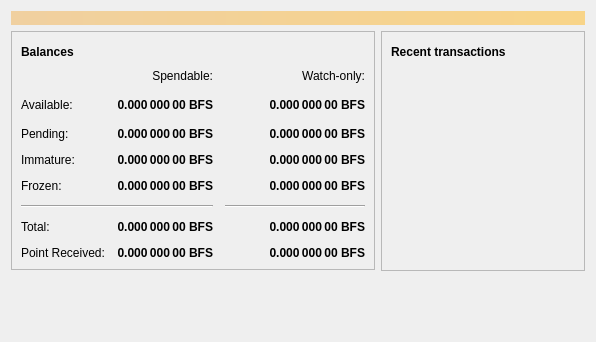
<?xml version="1.0" encoding="UTF-8"?>
<ui version="4.0">
 <class>OverviewPage</class>
 <widget class="QWidget" name="OverviewPage">
  <property name="geometry">
   <rect>
    <x>0</x>
    <y>0</y>
    <width>596</width>
    <height>342</height>
   </rect>
  </property>
  <property name="windowTitle">
   <string>Form</string>
  </property>
  <layout class="QVBoxLayout" name="topLayout">
   <item>
    <widget class="QLabel" name="labelAlerts">
     <property name="visible">
      <bool>false</bool>
     </property>
     <property name="styleSheet">
      <string notr="true">QLabel { background-color: qlineargradient(x1: 0, y1: 0, x2: 1, y2: 0, stop:0 #F0D0A0, stop:1 #F8D488); color:#000000; }</string>
     </property>
     <property name="wordWrap">
      <bool>true</bool>
     </property>
     <property name="margin">
      <number>3</number>
     </property>
     <property name="textInteractionFlags">
      <set>Qt::TextSelectableByMouse</set>
     </property>
    </widget>
   </item>
   <item>
    <layout class="QHBoxLayout" name="horizontalLayout" stretch="1,1">
     <item>
      <layout class="QVBoxLayout" name="verticalLayout_2">
       <item>
        <widget class="QFrame" name="frame">
         <property name="frameShape">
          <enum>QFrame::StyledPanel</enum>
         </property>
         <property name="frameShadow">
          <enum>QFrame::Raised</enum>
         </property>
         <layout class="QVBoxLayout" name="verticalLayout_4">
          <item>
           <layout class="QHBoxLayout" name="horizontalLayout_4">
            <item>
             <widget class="QLabel" name="label_5">
              <property name="font">
               <font>
                <weight>75</weight>
                <bold>true</bold>
               </font>
              </property>
              <property name="text">
               <string>Balances</string>
              </property>
             </widget>
            </item>
            <item>
             <widget class="QPushButton" name="labelWalletStatus">
              <property name="enabled">
               <bool>true</bool>
              </property>
              <property name="maximumSize">
               <size>
                <width>30</width>
                <height>16777215</height>
               </size>
              </property>
              <property name="toolTip">
               <string>The displayed information may be out of date. Your wallet automatically synchronizes with the BFScoin network after a connection is established, but this process has not completed yet.</string>
              </property>
              <property name="text">
               <string/>
              </property>
              <property name="icon">
               <iconset resource="../bitcoin.qrc">
                <normaloff>:/icons/warning</normaloff>
                <disabledoff>:/icons/warning</disabledoff>:/icons/warning</iconset>
              </property>
              <property name="iconSize">
               <size>
                <width>24</width>
                <height>24</height>
               </size>
              </property>
              <property name="flat">
               <bool>true</bool>
              </property>
             </widget>
            </item>
            <item>
             <spacer name="horizontalSpacer_3">
              <property name="orientation">
               <enum>Qt::Horizontal</enum>
              </property>
              <property name="sizeHint" stdset="0">
               <size>
                <width>40</width>
                <height>20</height>
               </size>
              </property>
             </spacer>
            </item>
           </layout>
          </item>
          <item>
           <layout class="QGridLayout" name="gridLayout">
            <property name="spacing">
             <number>12</number>
            </property>
            <item row="2" column="2">
             <widget class="QLabel" name="labelWatchPending">
              <property name="font">
               <font>
                <weight>75</weight>
                <bold>true</bold>
               </font>
              </property>
              <property name="cursor">
               <cursorShape>IBeamCursor</cursorShape>
              </property>
              <property name="toolTip">
               <string>Unconfirmed transactions to watch-only addresses</string>
              </property>
              <property name="text">
               <string notr="true">0.000 000 00 BFS</string>
              </property>
              <property name="alignment">
               <set>Qt::AlignRight|Qt::AlignTrailing|Qt::AlignVCenter</set>
              </property>
              <property name="textInteractionFlags">
               <set>Qt::LinksAccessibleByMouse|Qt::TextSelectableByKeyboard|Qt::TextSelectableByMouse</set>
              </property>
             </widget>
            </item>
            <item row="2" column="1">
             <widget class="QLabel" name="labelUnconfirmed">
              <property name="font">
               <font>
                <weight>75</weight>
                <bold>true</bold>
               </font>
              </property>
              <property name="cursor">
               <cursorShape>IBeamCursor</cursorShape>
              </property>
              <property name="toolTip">
               <string>Total of transactions that have yet to be confirmed, and do not yet count toward the spendable balance</string>
              </property>
              <property name="text">
               <string notr="true">0.000 000 00 BFS</string>
              </property>
              <property name="alignment">
               <set>Qt::AlignRight|Qt::AlignTrailing|Qt::AlignVCenter</set>
              </property>
              <property name="textInteractionFlags">
               <set>Qt::LinksAccessibleByMouse|Qt::TextSelectableByKeyboard|Qt::TextSelectableByMouse</set>
              </property>
             </widget>
            </item>
            <item row="3" column="2">
             <widget class="QLabel" name="labelWatchImmature">
              <property name="font">
               <font>
                <weight>75</weight>
                <bold>true</bold>
               </font>
              </property>
              <property name="cursor">
               <cursorShape>IBeamCursor</cursorShape>
              </property>
              <property name="toolTip">
               <string>Mined balance in watch-only addresses that has not yet matured</string>
              </property>
              <property name="text">
               <string notr="true">0.000 000 00 BFS</string>
              </property>
              <property name="alignment">
               <set>Qt::AlignRight|Qt::AlignTrailing|Qt::AlignVCenter</set>
              </property>
              <property name="textInteractionFlags">
               <set>Qt::LinksAccessibleByMouse|Qt::TextSelectableByKeyboard|Qt::TextSelectableByMouse</set>
              </property>
             </widget>
            </item>
            <item row="5" column="0" colspan="2">
             <widget class="Line" name="line">
              <property name="orientation">
               <enum>Qt::Horizontal</enum>
              </property>
             </widget>
            </item>
            <item row="5" column="2">
             <widget class="Line" name="lineWatchBalance">
              <property name="sizePolicy">
               <sizepolicy hsizetype="Preferred" vsizetype="Fixed">
                <horstretch>0</horstretch>
                <verstretch>0</verstretch>
               </sizepolicy>
              </property>
              <property name="minimumSize">
               <size>
                <width>140</width>
                <height>0</height>
               </size>
              </property>
              <property name="orientation">
               <enum>Qt::Horizontal</enum>
              </property>
             </widget>
            </item>
            <item row="6" column="0">
             <widget class="QLabel" name="labelTotalText">
              <property name="text">
               <string>Total:</string>
              </property>
             </widget>
            </item>
            <item row="3" column="1">
             <widget class="QLabel" name="labelImmature">
              <property name="font">
               <font>
                <weight>75</weight>
                <bold>true</bold>
               </font>
              </property>
              <property name="cursor">
               <cursorShape>IBeamCursor</cursorShape>
              </property>
              <property name="toolTip">
               <string>Mined balance that has not yet matured</string>
              </property>
              <property name="text">
               <string notr="true">0.000 000 00 BFS</string>
              </property>
              <property name="alignment">
               <set>Qt::AlignRight|Qt::AlignTrailing|Qt::AlignVCenter</set>
              </property>
              <property name="textInteractionFlags">
               <set>Qt::LinksAccessibleByMouse|Qt::TextSelectableByKeyboard|Qt::TextSelectableByMouse</set>
              </property>
             </widget>
            </item>
            <item row="1" column="3">
             <spacer name="horizontalSpacer_2">
              <property name="orientation">
               <enum>Qt::Horizontal</enum>
              </property>
              <property name="sizeHint" stdset="0">
               <size>
                <width>40</width>
                <height>20</height>
               </size>
              </property>
             </spacer>
            </item>
            <item row="3" column="0">
             <widget class="QLabel" name="labelImmatureText">
              <property name="text">
               <string>Immature:</string>
              </property>
             </widget>
            </item>
            <item row="6" column="1">
             <widget class="QLabel" name="labelTotal">
              <property name="font">
               <font>
                <weight>75</weight>
                <bold>true</bold>
               </font>
              </property>
              <property name="cursor">
               <cursorShape>IBeamCursor</cursorShape>
              </property>
              <property name="toolTip">
               <string>Your current total balance</string>
              </property>
              <property name="text">
               <string notr="true">0.000 000 00 BFS</string>
              </property>
              <property name="alignment">
               <set>Qt::AlignRight|Qt::AlignTrailing|Qt::AlignVCenter</set>
              </property>
              <property name="textInteractionFlags">
               <set>Qt::LinksAccessibleByMouse|Qt::TextSelectableByKeyboard|Qt::TextSelectableByMouse</set>
              </property>
             </widget>
            </item>
            <item row="6" column="2">
             <widget class="QLabel" name="labelWatchTotal">
              <property name="font">
               <font>
                <weight>75</weight>
                <bold>true</bold>
               </font>
              </property>
              <property name="cursor">
               <cursorShape>IBeamCursor</cursorShape>
              </property>
              <property name="toolTip">
               <string>Current total balance in watch-only addresses</string>
              </property>
              <property name="text">
               <string notr="true">0.000 000 00 BFS</string>
              </property>
              <property name="alignment">
               <set>Qt::AlignRight|Qt::AlignTrailing|Qt::AlignVCenter</set>
              </property>
              <property name="textInteractionFlags">
               <set>Qt::LinksAccessibleByMouse|Qt::TextSelectableByKeyboard|Qt::TextSelectableByMouse</set>
              </property>
             </widget>
            </item>
            <item row="0" column="2">
             <widget class="QLabel" name="labelWatchonly">
              <property name="text">
               <string>Watch-only:</string>
              </property>
              <property name="alignment">
               <set>Qt::AlignRight|Qt::AlignTrailing|Qt::AlignVCenter</set>
              </property>
             </widget>
            </item>
            <item row="1" column="0">
             <widget class="QLabel" name="labelBalanceText">
              <property name="text">
               <string>Available:</string>
              </property>
             </widget>
            </item>
            <item row="1" column="1">
             <widget class="QLabel" name="labelBalance">
              <property name="font">
               <font>
                <weight>75</weight>
                <bold>true</bold>
               </font>
              </property>
              <property name="cursor">
               <cursorShape>IBeamCursor</cursorShape>
              </property>
              <property name="toolTip">
               <string>Your current spendable balance</string>
              </property>
              <property name="text">
               <string notr="true">0.000 000 00 BFS</string>
              </property>
              <property name="alignment">
               <set>Qt::AlignRight|Qt::AlignTrailing|Qt::AlignVCenter</set>
              </property>
              <property name="textInteractionFlags">
               <set>Qt::LinksAccessibleByMouse|Qt::TextSelectableByKeyboard|Qt::TextSelectableByMouse</set>
              </property>
             </widget>
            </item>
            <item row="1" column="2">
             <widget class="QLabel" name="labelWatchAvailable">
              <property name="font">
               <font>
                <weight>75</weight>
                <bold>true</bold>
               </font>
              </property>
              <property name="cursor">
               <cursorShape>IBeamCursor</cursorShape>
              </property>
              <property name="toolTip">
               <string>Your current balance in watch-only addresses</string>
              </property>
              <property name="text">
               <string notr="true">0.000 000 00 BFS</string>
              </property>
              <property name="alignment">
               <set>Qt::AlignRight|Qt::AlignTrailing|Qt::AlignVCenter</set>
              </property>
              <property name="textInteractionFlags">
               <set>Qt::LinksAccessibleByMouse|Qt::TextSelectableByKeyboard|Qt::TextSelectableByMouse</set>
              </property>
             </widget>
            </item>
            <item row="2" column="0">
             <widget class="QLabel" name="labelPendingText">
              <property name="text">
               <string>Pending:</string>
              </property>
             </widget>
            </item>
            <item row="0" column="1">
             <widget class="QLabel" name="labelSpendable">
              <property name="text">
               <string>Spendable:</string>
              </property>
              <property name="alignment">
               <set>Qt::AlignRight|Qt::AlignTrailing|Qt::AlignVCenter</set>
              </property>
             </widget>
            </item>
            <item row="4" column="0">
             <widget class="QLabel" name="labelFrozenText">
              <property name="text">
               <string>Frozen:</string>
              </property>
             </widget>
            </item>
            <item row="4" column="1">
             <widget class="QLabel" name="labelFrozen">
              <property name="font">
               <font>
                <weight>75</weight>
                <bold>true</bold>
               </font>
              </property>
              <property name="cursor">
               <cursorShape>IBeamCursor</cursorShape>
              </property>
              <property name="toolTip">
               <string>Total of balance that have to be frozen (by bind plotter locked and point sent), and do not yet count toward the spendable balance</string>
              </property>
              <property name="text">
               <string notr="true">0.000 000 00 BFS</string>
              </property>
              <property name="alignment">
               <set>Qt::AlignRight|Qt::AlignTrailing|Qt::AlignVCenter</set>
              </property>
              <property name="textInteractionFlags">
               <set>Qt::LinksAccessibleByMouse|Qt::TextSelectableByKeyboard|Qt::TextSelectableByMouse</set>
              </property>
             </widget>
            </item>
            <item row="4" column="2">
             <widget class="QLabel" name="labelWatchFrozen">
              <property name="font">
               <font>
                <weight>75</weight>
                <bold>true</bold>
               </font>
              </property>
              <property name="cursor">
               <cursorShape>IBeamCursor</cursorShape>
              </property>
              <property name="toolTip">
               <string>Total of balance that have to be frozen (by bind plotter locked and point sent), and do not yet count toward the spendable balance in watch-only addresses</string>
              </property>
              <property name="text">
               <string notr="true">0.000 000 00 BFS</string>
              </property>
              <property name="alignment">
               <set>Qt::AlignRight|Qt::AlignTrailing|Qt::AlignVCenter</set>
              </property>
              <property name="textInteractionFlags">
               <set>Qt::LinksAccessibleByMouse|Qt::TextSelectableByKeyboard|Qt::TextSelectableByMouse</set>
              </property>
             </widget>
            </item>
            <item row="7" column="0">
             <widget class="QLabel" name="labelPointReceivedText">
              <property name="text">
               <string>Point Received:</string>
              </property>
             </widget>
            </item>
            <item row="7" column="1">
             <widget class="QLabel" name="labelPointReceived">
              <property name="font">
               <font>
                <weight>75</weight>
                <bold>true</bold>
               </font>
              </property>
              <property name="cursor">
               <cursorShape>IBeamCursor</cursorShape>
              </property>
              <property name="toolTip">
               <string>Total of balance that have to be point received, and do not yet count toward the spendable balance</string>
              </property>
              <property name="text">
               <string notr="true">0.000 000 00 BFS</string>
              </property>
              <property name="alignment">
               <set>Qt::AlignRight|Qt::AlignTrailing|Qt::AlignVCenter</set>
              </property>
              <property name="textInteractionFlags">
               <set>Qt::LinksAccessibleByMouse|Qt::TextSelectableByKeyboard|Qt::TextSelectableByMouse</set>
              </property>
             </widget>
            </item>
            <item row="7" column="2">
             <widget class="QLabel" name="labelWatchPointReceived">
              <property name="font">
               <font>
                <weight>75</weight>
                <bold>true</bold>
               </font>
              </property>
              <property name="cursor">
               <cursorShape>IBeamCursor</cursorShape>
              </property>
              <property name="toolTip">
               <string>Total of balance that have to be point received, and do not yet count toward the spendable balance, and do not yet count toward the spendable balance in watch-only addresses</string>
              </property>
              <property name="text">
               <string notr="true">0.000 000 00 BFS</string>
              </property>
              <property name="alignment">
               <set>Qt::AlignRight|Qt::AlignTrailing|Qt::AlignVCenter</set>
              </property>
              <property name="textInteractionFlags">
               <set>Qt::LinksAccessibleByMouse|Qt::TextSelectableByKeyboard|Qt::TextSelectableByMouse</set>
              </property>
             </widget>
            </item>
           </layout>
          </item>
         </layout>
        </widget>
       </item>
       <item>
        <spacer name="verticalSpacer">
         <property name="orientation">
          <enum>Qt::Vertical</enum>
         </property>
         <property name="sizeHint" stdset="0">
          <size>
           <width>20</width>
           <height>40</height>
          </size>
         </property>
        </spacer>
       </item>
      </layout>
     </item>
     <item>
      <layout class="QVBoxLayout" name="verticalLayout_3">
       <item>
        <widget class="QFrame" name="frame_2">
         <property name="frameShape">
          <enum>QFrame::StyledPanel</enum>
         </property>
         <property name="frameShadow">
          <enum>QFrame::Raised</enum>
         </property>
         <layout class="QVBoxLayout" name="verticalLayout">
          <item>
           <layout class="QHBoxLayout" name="horizontalLayout_2">
            <item>
             <widget class="QLabel" name="label_4">
              <property name="font">
               <font>
                <weight>75</weight>
                <bold>true</bold>
               </font>
              </property>
              <property name="text">
               <string>Recent transactions</string>
              </property>
             </widget>
            </item>
            <item>
             <widget class="QPushButton" name="labelTransactionsStatus">
              <property name="enabled">
               <bool>true</bool>
              </property>
              <property name="maximumSize">
               <size>
                <width>30</width>
                <height>16777215</height>
               </size>
              </property>
              <property name="toolTip">
               <string>The displayed information may be out of date. Your wallet automatically synchronizes with the BFScoin network after a connection is established, but this process has not completed yet.</string>
              </property>
              <property name="text">
               <string/>
              </property>
              <property name="icon">
               <iconset resource="../bitcoin.qrc">
                <normaloff>:/icons/warning</normaloff>
                <disabledoff>:/icons/warning</disabledoff>:/icons/warning</iconset>
              </property>
              <property name="iconSize">
               <size>
                <width>24</width>
                <height>24</height>
               </size>
              </property>
              <property name="flat">
               <bool>true</bool>
              </property>
             </widget>
            </item>
            <item>
             <spacer name="horizontalSpacer">
              <property name="orientation">
               <enum>Qt::Horizontal</enum>
              </property>
              <property name="sizeHint" stdset="0">
               <size>
                <width>40</width>
                <height>20</height>
               </size>
              </property>
             </spacer>
            </item>
           </layout>
          </item>
          <item>
           <widget class="QListView" name="listTransactions">
            <property name="styleSheet">
             <string notr="true">QListView { background: transparent; }</string>
            </property>
            <property name="frameShape">
             <enum>QFrame::NoFrame</enum>
            </property>
            <property name="verticalScrollBarPolicy">
             <enum>Qt::ScrollBarAlwaysOff</enum>
            </property>
            <property name="horizontalScrollBarPolicy">
             <enum>Qt::ScrollBarAlwaysOff</enum>
            </property>
            <property name="selectionMode">
             <enum>QAbstractItemView::NoSelection</enum>
            </property>
           </widget>
          </item>
         </layout>
        </widget>
       </item>
       <item>
        <spacer name="verticalSpacer_2">
         <property name="orientation">
          <enum>Qt::Vertical</enum>
         </property>
         <property name="sizeHint" stdset="0">
          <size>
           <width>20</width>
           <height>40</height>
          </size>
         </property>
        </spacer>
       </item>
      </layout>
     </item>
    </layout>
   </item>
  </layout>
 </widget>
 <resources/>
 <connections/>
</ui>
